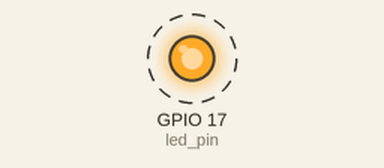
Simulated run of this program. Board: Raspberry Pi (BCM pin numbers). Parts: output pins drawn as LEDs (lit = HIGH). Dashed ring = blinking. What the program prints to the terminal is not drawn.

Above: at 0.5 s.
Timing chart, 0 to 4.6 s (numbered marks = the images above):
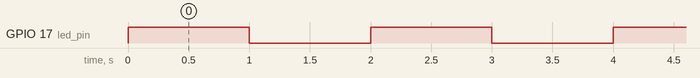

The program:

001_2_gpio_output3.py
```python
'''
gpio17에 led 연결
2초 단위로 점멸
Ctrl+C 누르면 프로그램 종료
'''
import RPi.GPIO as GPIO
import time

led_pin = 17

GPIO.setmode(GPIO.BCM)

GPIO.setup(led_pin, GPIO.OUT)

try :
    while True :
        GPIO.output(led_pin, True)
        print('Led on')

        time.sleep(1.0)

        GPIO.output(led_pin, False)
        print('Led off')
        time.sleep(1.0)

except KeyboardInterrupt :
    print("Key interrupt")
GPIO.cleanup()
print('Program end')
```

Measured:
- by itself, GPIO 17 (led_pin): alternates HIGH for 1.0 s and LOW for 1.0 s
